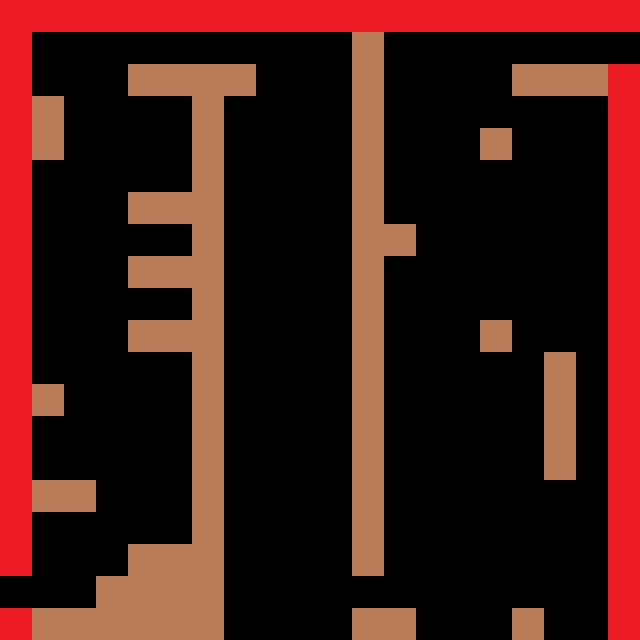

Rendered tile map (Tiled .tmx) drawn with the repository's tilesets; below, a short description and the full map source, tile grids included:
An orthogonal 20x20 tile map with 32x32 px tiles, 1 tile layer (Tile Layer 1) and 22 objects.

<map version="1.0" tiledversion="1.1.3" orientation="orthogonal" renderorder="right-down" width="20" height="20" tilewidth="32" tileheight="32" infinite="0" nextobjectid="37">
 <tileset firstgid="1" source="tilesetti.tsx" />
 <layer name="Tile Layer 1" width="20" height="20">
  <data encoding="csv">
2,2,2,2,2,2,2,2,2,2,2,2,2,2,2,2,2,2,2,2,
2,0,0,0,0,0,0,0,0,0,0,1,0,0,0,0,0,0,0,0,
2,0,0,0,1,1,1,1,0,0,0,1,0,0,0,0,1,1,1,2,
2,1,0,0,0,0,1,0,0,0,0,1,0,0,0,0,0,0,0,2,
2,1,0,0,0,0,1,0,0,0,0,1,0,0,0,1,0,0,0,2,
2,0,0,0,0,0,1,0,0,0,0,1,0,0,0,0,0,0,0,2,
2,0,0,0,1,1,1,0,0,0,0,1,0,0,0,0,0,0,0,2,
2,0,0,0,0,0,1,0,0,0,0,1,1,0,0,0,0,0,0,2,
2,0,0,0,1,1,1,0,0,0,0,1,0,0,0,0,0,0,0,2,
2,0,0,0,0,0,1,0,0,0,0,1,0,0,0,0,0,0,0,2,
2,0,0,0,1,1,1,0,0,0,0,1,0,0,0,1,0,0,0,2,
2,0,0,0,0,0,1,0,0,0,0,1,0,0,0,0,0,1,0,2,
2,1,0,0,0,0,1,0,0,0,0,1,0,0,0,0,0,1,0,2,
2,0,0,0,0,0,1,0,0,0,0,1,0,0,0,0,0,1,0,2,
2,0,0,0,0,0,1,0,0,0,0,1,0,0,0,0,0,1,0,2,
2,1,1,0,0,0,1,0,0,0,0,1,0,0,0,0,0,0,0,2,
2,0,0,0,0,0,1,0,0,0,0,1,0,0,0,0,0,0,0,2,
2,0,0,0,1,1,1,0,0,0,0,1,0,0,0,0,0,0,0,2,
0,0,0,1,1,1,1,0,0,0,0,0,0,0,0,0,0,0,0,2,
2,1,1,1,1,1,1,0,0,0,0,1,1,0,0,0,1,0,0,2
</data>
 </layer>
 <objectgroup name="Object_layer">
  <object id="11" x="96" y="576">
   <polyline points="0,0 0,32 128,32 128,0 0,0" />
  </object>
  <object id="12" x="128" y="544">
   <polyline points="0,0 0,32 96,32 96,0 0,0" />
  </object>
  <object id="13" x="32" y="512">
   <polyline points="0,0 64,0 64,-32 0,-32 0,0" />
  </object>
  <object id="14" x="32" y="416">
   <polyline points="0,0 32,0 32,-32 0,-32 0,0" />
  </object>
  <object id="18" x="32" y="96">
   <polyline points="0,0 32,0 32,64 0,64 0,0" />
  </object>
  <object id="19" x="128" y="192">
   <polyline points="0,0 64,0 64,32 0,32 0,0" />
  </object>
  <object id="20" x="128" y="256">
   <polyline points="0,0 0,32 64,32 64,0 0,0" />
  </object>
  <object id="21" x="128" y="320">
   <polyline points="0,0 0,32 64,32 64,0 0,0" />
  </object>
  <object id="22" x="0" y="608">
   <polyline points="0,0 224,0 224,32 0,32 0,0" />
  </object>
  <object id="23" x="0" y="576">
   <polyline points="0,0 32,0 32,-576 0,-576 0,0" />
  </object>
  <object id="24" x="192" y="96">
   <polyline points="0,0 32,0 32,448 0,448 0,0" />
  </object>
  <object id="25" x="128" y="64">
   <polyline points="0,0 128,0 128,32 0,32 0,0" />
  </object>
  <object id="26" x="32" y="32">
   <polyline points="0,0 608,0 608,-32 0,-32 0,0" />
  </object>
  <object id="27" x="384" y="32">
   <polyline points="0,0 -32,0 -32,544 0,544 0,0" />
  </object>
  <object id="28" x="352" y="608">
   <polyline points="0,0 0,32 64,32 64,0 0,0" />
  </object>
  <object id="29" x="608" y="640">
   <polyline points="0,0 32,0 32,-576 0,-576 0,0" />
  </object>
  <object id="31" x="480" y="320">
   <polyline points="0,0 32,0 32,32 0,32 0,0" />
  </object>
  <object id="32" x="384" y="256">
   <polyline points="0,0 32,0 32,-32 0,-32 0,0" />
  </object>
  <object id="33" x="480" y="128">
   <polyline points="0,0 0,32 32,32 32,0 0,0" />
  </object>
  <object id="34" x="512" y="64">
   <polyline points="0,0 96,0 96,32 0,32 0,0" />
  </object>
  <object id="35" x="512" y="608">
   <polyline points="0,0 32,0 32,32 0,32 0,0" />
  </object>
  <object id="36" x="544" y="480">
   <polyline points="0,0 32,0 32,-128 0,-128 0,0" />
  </object>
 </objectgroup>
</map>
